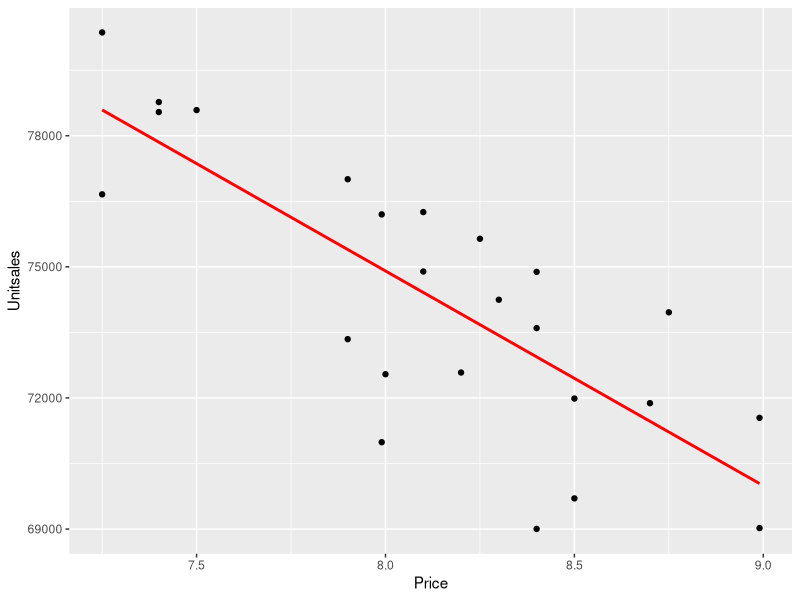

R code for this plot:
f<-read.csv("Toy_sales_csv.csv")
#SLR 
l1<-lm(Unitsales~Price,f)
s1<-summary(l1)
print(s1)
library(ggplot2)
p<-ggplot(f,aes(Price,Unitsales))+geom_point()+geom_smooth(method = "lm",formula = y~x,color="red",se=F)
print(p)
pred1<-predict(l1)
print(pred1)
err<-f$Unitsales-pred1
print(err)

#MLR
l2<-lm(Unitsales~Price+Adexp+Promexp,f)#all variables to be considered
s2<-summary(l2)
print(s2)

df1<-data.frame(Price=c(9.1,8.1),Adexp=c(52,50),Promexp=c(61,60))
pred2<-predict(l2,df1)
result<-cbind(df1,pred2)
print(result)